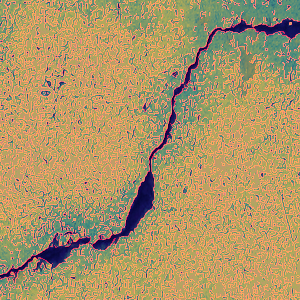
#> input picture processed_overlay.png, 300 x 300 px
$ python -i image_3d_heightmap.py   (imports and definitions only)
#> lines starting #> are read from the running program, lines starting #| are printed output that depends on the picture
"""
FINAL PIPELINE: 2D image → processed overlay → 3D colored GLB heightmap

What it does:
    1) Load a normal 2D image
    2) Create:
        - heatmap from grayscale
        - Canny edge map
        - overlay = original + heatmap + edges
    3) Use grayscale as heightmap → build 3D mesh
    4) Use overlay image as vertex colors
    5) Export .glb you can view & rotate (e.g. Blender, Three.js, React Three Fiber)
"""

import numpy as np
from PIL import Image
import cv2
from scipy.ndimage import gaussian_filter
import trimesh
import os


# ==============================================================
# FUNCTION 1: CREATE HEATMAP + CANNY + ORIGINAL OVERLAY
# ==============================================================

def make_processed_image(input_path, resize_to=(300, 300)):
    """
    Process input image to create a colored texture map with Canny edges overlaid on heatmap.

    Creates striking visualization by:
    1. Generating colorful JET heatmap as background (blue→green→yellow→red)
    2. Detecting Canny edges (sharp boundaries)
    3. Overlaying edges as dark/magenta lines ON TOP of heatmap

    This creates the effect seen in thermal/satellite imagery where structure
    boundaries are clearly visible over the colored temperature/elevation map.

    Args:
        input_path: Path to input image
        resize_to: Tuple (width, height) for resizing

    Returns:
        combined: RGB image with heatmap + Canny edges overlay (final texture for 3D)
        gray: Grayscale version for heightmap Z-coordinate generation
    """
#> called with input_path = 'processed_overlay.png', resize_to = (300, 300)

    # --- Load and resize image ---
    img = Image.open(input_path).convert("RGB")
#> img is the input picture: PIL image 300x300 RGB; mean R, G, B 174.6, 150.1, 103.5
    img = img.resize(resize_to, Image.LANCZOS)
    img_np = np.array(img, dtype=np.uint8)    # (H, W, 3), uint8

    # --- Convert to grayscale (used for both heatmap and heightmap) ---
    gray = cv2.cvtColor(img_np, cv2.COLOR_RGB2GRAY)  # (H, W), uint8
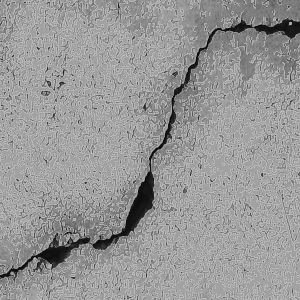
#> gray: shape (300, 300); min 6, max 188, mean 152.1

    # --- Create colorful JET heatmap background ---
    heatmap_bgr = cv2.applyColorMap(gray, cv2.COLORMAP_JET)   # BGR format from intensity
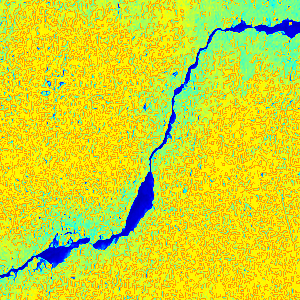
#> heatmap_bgr: shape (300, 300, 3); mean B, G, R 45.7, 218.1, 208.6
    heatmap_rgb = cv2.cvtColor(heatmap_bgr, cv2.COLOR_BGR2RGB)  # Convert to RGB

    # --- Detect Canny edges (sharp, high-contrast boundaries) ---
    edges_binary = cv2.Canny(gray, 80, 160)   # (H, W), binary: 255 where edge, 0 elsewhere
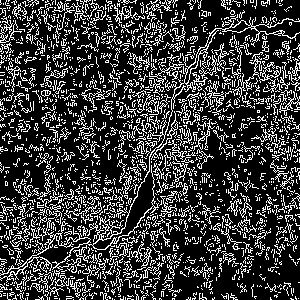
#> edges_binary: shape (300, 300); 23.5% white in thin lines or dots

    # --- Create edge overlay with magenta/purple tone for striking contrast ---
    # Start with the heatmap as base
    combined = heatmap_rgb.astype(np.float32)

    # Where edges exist, overlay with dark magenta/purple
    # This creates the striking effect of dark lines over colored background
    edge_mask = edges_binary / 255.0  # Convert to 0-1 range
#> edge_mask: shape (300, 300) float64; values 0 (black) and 1 (white), 23.5% white in thin lines or dots
    edge_mask = edge_mask[:, :, np.newaxis]  # Add channel dimension (H, W, 1)

    # Define edge color: dark purple/magenta for maximum contrast
    edge_color = np.array([80, 0, 150], dtype=np.float32)  # Dark purple: R=80, G=0, B=150

    # Blend: where edge_mask=1, use edge_color; where edge_mask=0, use heatmap
    combined = combined * (1 - edge_mask) + edge_color * edge_mask
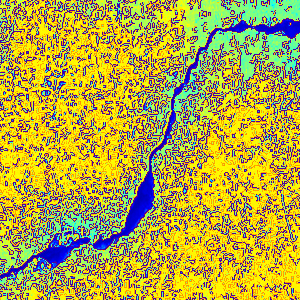
#> combined: shape (300, 300, 3) float64; mean R, G, B 179.1, 168.1, 69.3

    # Clamp and convert back to uint8
    combined = np.clip(combined, 0, 255).astype(np.uint8)

    return combined, gray


# ==============================================================
# FUNCTION 2: CONVERT TO 3D HEIGHTMAP + ADD TEXTURE COLORS
# ==============================================================

def make_3d_glb(
    gray_img,
    color_img,
    output_path="output.glb",
    height_scale=12.0,
    smooth_sigma=1.2,
    flip_y=True
):
    """
    Converts grayscale heightmap → 3D mesh (GLB) with vertex colors from color_img.

    Args:
        gray_img    : (H, W) uint8 or float, used as height
        color_img   : (H, W, 3) uint8, used as vertex colors
        output_path : path to .glb file to save
        height_scale: how tall the displacement will be
        smooth_sigma: Gaussian blur strength (0 = no smoothing)
        flip_y      : flip Y axis so mesh appears upright in many viewers
    """
#> called with output_path = 'out.png', height_scale = 12, smooth_sigma = 1.2, flip_y = True

    # Ensure numpy arrays
    gray = np.array(gray_img).astype(float)
    color = np.array(color_img).astype(np.uint8)

    h, w = gray.shape
#> h = 300; w = 300
    assert color.shape[0] == h and color.shape[1] == w, \
        "gray_img and color_img must have same height/width"

    # --- Smooth height to reduce noise ---
    if smooth_sigma > 0:
        gray = gaussian_filter(gray, sigma=smooth_sigma)
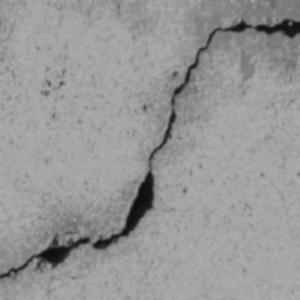
#> gray: shape (300, 300) float64; min 12.97, max 175.5, mean 152.1

    # --- Normalize height 0..1 ---
    arr_min, arr_max = gray.min(), gray.max()
#> arr_min = 12.97; arr_max = 175.5
    norm = (gray - arr_min) / (arr_max - arr_min + 1e-9)
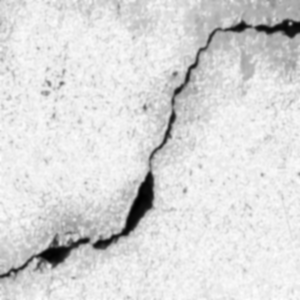
#> norm: shape (300, 300) float64; min 0, max 1, mean 0.856
    height = norm * height_scale

    # --- Create vertices (grid) ---
    verts = np.zeros((h * w, 3), dtype=float)
    for y in range(h):
        for x in range(w):
            z = float(height[y, x])
            idx = y * w + x
            if flip_y:
                verts[idx] = [x, (h - 1 - y), z]
            else:
                verts[idx] = [x, y, z]

    # --- Create faces (two triangles per pixel-square) ---
    faces = []
    for y in range(h - 1):
        for x in range(w - 1):
            i = y * w + x
            a = i
            b = i + 1
            c = i + w
            d = i + w + 1
            faces.append([a, b, c])
            faces.append([b, d, c])
    faces = np.array(faces, dtype=np.int64)

    # --- Flatten color image into vertex colors (RGBA) ---
    color_flat = color.reshape(-1, 3)                 # (N, 3)
    alpha = np.full((color_flat.shape[0], 1), 255,
                    dtype=np.uint8)                   # (N, 1)
    colors = np.hstack([color_flat, alpha])           # (N, 4)

    # --- Build mesh & export GLB ---
    mesh = trimesh.Trimesh(
        vertices=verts,
        faces=faces,
        vertex_colors=colors,
        process=False
    )

    mesh.export(output_path)
    print(f"[INFO] Saved 3D GLB model to: {os.path.abspath(output_path)}")


# ==============================================================
# WRAPPER FUNCTIONS FOR API INTEGRATION
# ==============================================================

def generate_3d_glb_from_image(
    input_image_path,
    output_glb_path,
    resize_to=(300, 300),
    height_scale=12.0,
    smooth_sigma=1.2
):
    """
    High-level function to generate 3D GLB from image file.

    Args:
        input_image_path: Path to input image
        output_glb_path: Path for output GLB file
        resize_to: Resolution tuple (width, height)
        height_scale: Height multiplier
        smooth_sigma: Gaussian smoothing strength

    Returns:
        output_glb_path: Path to generated file
    """
    # Process image (creates overlay + grayscale)
    combined, gray = make_processed_image(
        input_image_path,
        resize_to=resize_to
    )

    # Generate 3D model with vertex colors
    make_3d_glb(
        gray,
        combined,
        output_path=output_glb_path,
        height_scale=height_scale,
        smooth_sigma=smooth_sigma,
        flip_y=True
    )
#> (the call stopped at in make_3d_glb, `mesh = trimesh.Trimesh( vertices=verts, faces=faces, vertex_colors=col..`: trimesh is not available in this run)

    return output_glb_path


def generate_3d_glb_from_arrays(
    height_array,
    color_array,
    output_glb_path,
    height_scale=12.0,
    smooth_sigma=1.2
):
    """
    Generate 3D GLB directly from numpy arrays.

    Args:
        height_array: 2D numpy array for heights
        color_array: 3D numpy array for colors (H x W x 3)
        output_glb_path: Path for output GLB
        height_scale: Height scale factor
        smooth_sigma: Smoothing parameter

    Returns:
        output_glb_path: Path to generated file
    """
    # Ensure proper data types
    height_array = np.array(height_array).astype(float)
    color_array = np.array(color_array).astype(np.uint8)

    make_3d_glb(
        height_array,
        color_array,
        output_path=output_glb_path,
        height_scale=height_scale,
        smooth_sigma=smooth_sigma,
        flip_y=True
    )

    return output_glb_path


# ==============================================================
# EXAMPLE USAGE
# ==============================================================

# [37 lines not run here, left out]

>>> result = generate_3d_glb_from_image('processed_overlay.png', 'out.png')

$ run again, on brick-veg.jpg
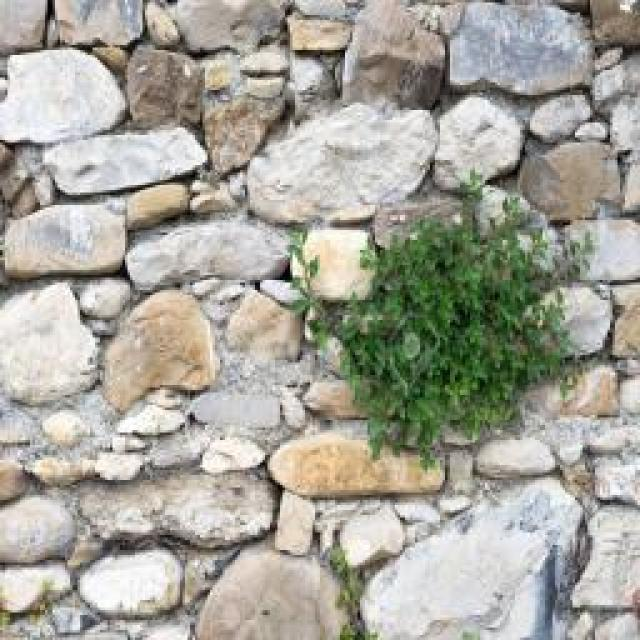
#> input picture brick-veg.jpg, 640 x 640 px
#> in make_processed_image, img is the input picture: PIL image 640x640 RGB; mean R, G, B 167, 165.6, 155.3
#> img: PIL image 300x300 RGB
#> in make_processed_image, `edges_binary = cv2.Canny(gray, 80, 160)`:
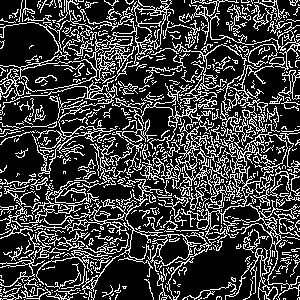
#> edges_binary: shape (300, 300); 24.5% white in thin lines or dots
#> edge_mask: shape (300, 300) float64; values 0 (black) and 1 (white), 24.5% white in thin lines or dots
#> in make_3d_glb, `gray = gaussian_filter(gray, sigma=smooth_sigma)`:
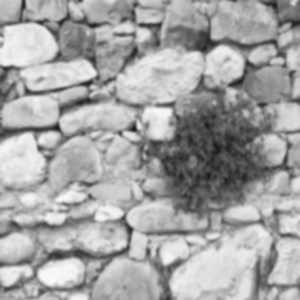
#> gray: shape (300, 300) float64; min 22.27, max 250.8, mean 164.9
#> arr_min = 22.27; arr_max = 250.8
